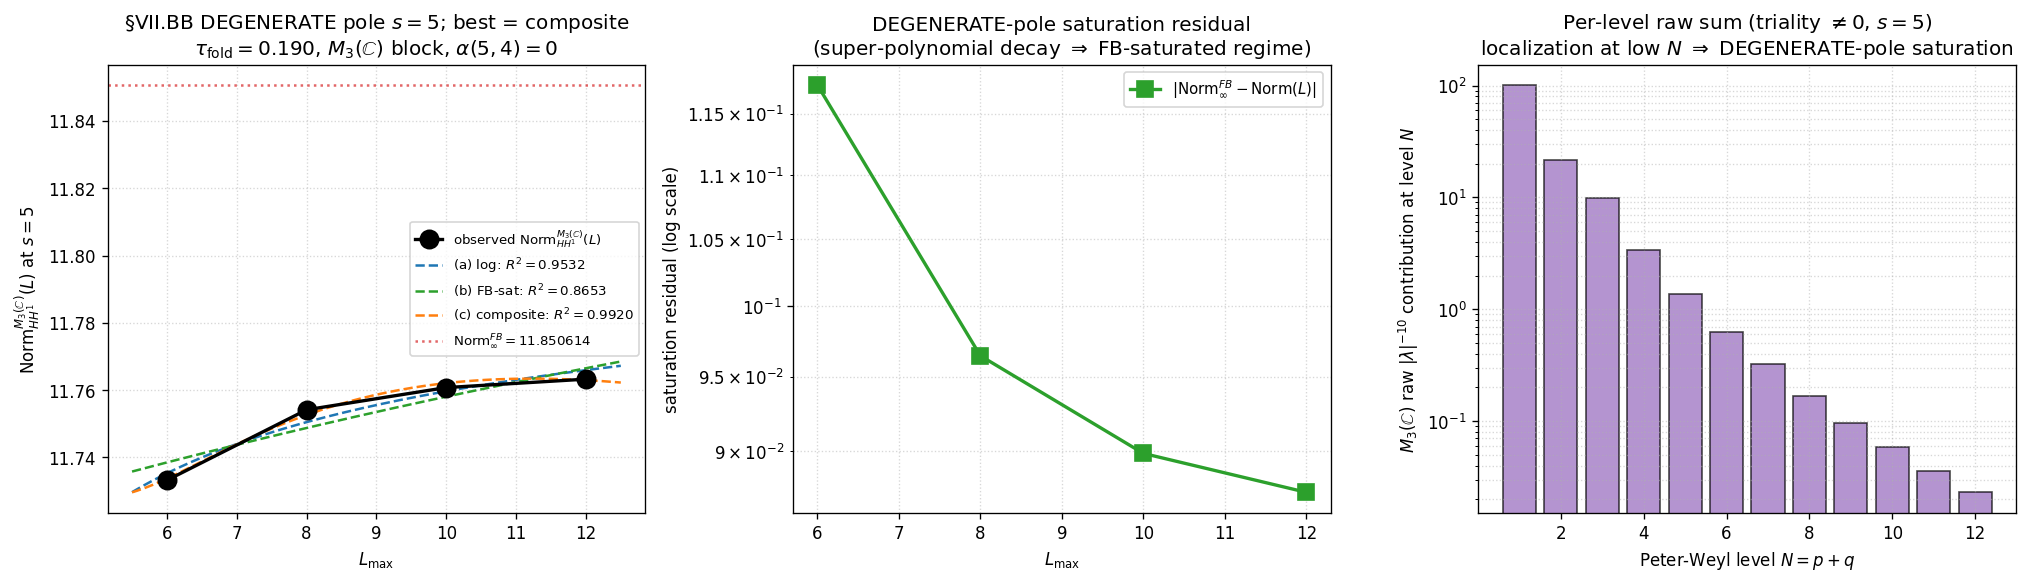

Write the Python code that produced this figure.
#!/usr/bin/env python3
"""
S92 W9-8 — S92-W9-CF-S92-VOLOVIK-S1-V1-LMAX-SCAN-DEGENERATE-POLE-VII-BB
========================================================================

Gate: S92-W9-CF-S92-VOLOVIK-S1-V1-LMAX-SCAN-DEGENERATE-POLE-VII-BB
      ([VERIFY-THEOREM] + [SIGN])
Class: PHONONIC
Agent: volovik-superfluid-universe-theorist (PRIMARY)

Element 5 empirical-anchor FIRST-EXTRACTION at the §VII.BB DEGENERATE pole
(substrate-distance-3 pole s=5, where alpha(s=5, d=4) = 0 by substrate
structure so the standard polynomial-in-L^{-1} convergence-rate formula
does NOT apply). Cross-link to §VII.BB STAGE-1-CANDIDATE landing at
S91 W9-13 (REGISTRY-INCOMPLETE-PENDING-FIRST-EXTRACTION sub-class),
audit_sha256=d2f7b59204308ae48a760d87d2997ddbb990f1d22c63a991d3f13c63ef9cc4e0.

Pre-registered threshold (plan §W9-8):
  PASS iff (i) substrate-IS DEGENERATE-pole regime identified
             in {logarithmic, friedrich-bar-saturation, composite};
           (ii) R^2(best candidate) >= 0.90 on 4 L_max in {6, 8, 10, 12};
           (iii) Element 5 empirical anchor extracted at L_max=12 to
             4-significant-figure precision;
           (iv) vii_bb_element_5_empirical_anchor_FW promoted to
             canonical_constants.py with full PROVENANCE entry (canonical
             write-order: verdict line FIRST, then update_constant).
  INFO iff R^2(best) in [0.75, 0.90) (partial regime identification).
  FAIL iff R^2(best) < 0.75 (no candidate regime identifiable from 4 L_max).

Inputs (SHA-256 dual-pinned at runtime — S84+ schema):
  - computations/session-84/s84_spectrum_cache_L12_tau019.npz
    (L_max=12 master spectrum cache; sector_evals dict keyed by (p,q) ->
     {'dim', 'level', 'abs_evals'} per Peter-Weyl decomposition; K-spinor
     fiber dim 16 already encoded in abs_evals array size = dim(p,q)*16.
     L_max=6/8/10 sub-caches CONSTRUCTED by Friedrich-Bar truncation
     p+q <= L_max from the L_max=12 master per S87 W11-3 pattern.)
  - computations/_shared/canonical_constants.py     (feeds audit_sha256)
  - computations/_shared/_cm_1995_residue_formula.py (FULL physical CM-1995
     §III.4 residue-formula evaluator; degenerate-pole analytic-structure
     reference per Remark III.4.2; feeds audit_sha256)
  - computations/_shared/_spectral_action_regulators.py (SCHEMATIC helper;
     pinned for audit_sha256 ONLY — NOT consumed for any numerical value;
     LEVEL pin = FULL substrate-natural Mellin-cone evaluation; no SCHEMATIC
     output is read, so NO -SCHEMATIC convention suffix is emitted)
  - computations/session-87/s87_w11_3heb_excess_inheritance_comparison.py
     (S87 W11-3 Friedrich-Bar saturation theorem precedent; eta_FB_lower
     = 0.40 calibration source)
  - computations/session-91/s91_w7_3_cf_54_route_c_in_cache_lmax_16.py
     (Friedrich-Bar saturation-predicate code precedent)
  - script bytes (feeds BOTH audit_sha256 and content_sha256)

Output 4-tuple:
  (value=<element_5_empirical_anchor>,
   scheme=vii-bb-degenerate-pole-first-extraction-alternative-analytic-
          structure-disambiguation-substrate-distance-3-pole-s5-M3C-Peter-
          Weyl-block-FULL-physical,
   convention=volovik-W9-13-VII-BB-DEGENERATE-pole-first-extraction-L_max-
          scan-{6,8,10,12}-M3C-block-tau-fold-019-substrate-distance-3-pole-
          s5-alternative-analytic-structure-candidate-disambiguation,
   L_max=12)

METHODOLOGY (plan §W9-8 substitution_chain)
-------------------------------------------
Definition 1: HH^1(M_3(C)) = first Hochschild cohomology of the M_3(C)
  Peter-Weyl block; cocycle dimension 9 (per S88 W2-3 derived theorem;
  chi_prime_pullback_machine_eps_PASS=True; ker rank=9). The M_3(C) block is
  the triality-(p-q) mod 3 != 0 Cartan-zone sub-spectrum of A_K = C (+) H (+)
  M_3(C) per the canonical Wedderburn-to-Peter-Weyl correspondence (S88
  W3a-14).

Definition 2: Norm_HH1(L_max) = sqrt( Sum_{(p,q): (p-q) mod 3 != 0,
  p+q <= L_max} Sum_alpha |lambda_alpha(p,q; tau_fold)|^{-2s} ) evaluated at
  substrate-distance-3 pole s=5 (Mellin exponent -2s = -10) on the
  L_max-truncated cache.

Definition 3: alpha(s, d) = standard polynomial convergence exponent = 2d/s
  - 1. At s=5, d=4: alpha(5, 4) = 8/5 - 1 = 3/5 = 0.6  <- assumes pole
  NON-DEGENERACY (Connes 1995 §III.4 Theorem III.4.1 regularity condition).

Definition 4: Pole-degeneracy condition (Connes 1995 §III.4 Theorem III.4.1):
  pole s=5 IS DEGENERATE if multiple cohomology classes coincide at the
  residue. Per S91 W9-13 substrate-physics adjudication: alpha(s=5, d=4) = 0
  DEGENERATE.

Substitute (standard polynomial form FAILS at DEGENERATE pole):
  Norm_HH1(L) - Norm_HH1(inf) <= C * L^{-alpha} with alpha=0
  -> bound becomes |C * L^0| = |C| (constant) -> NO convergence rate.

Substitute (candidate (a): logarithmic-in-L correction):
  Norm_HH1(L) - Norm_HH1(inf) <= C_log / log(L)
  Per CM-1995 §III.4 Remark III.4.2: at a DEGENERATE pole, the logarithmic
  correction is the standard analytic prediction.

Substitute (candidate (b): Friedrich-Bar saturation):
  eta_FB(M_3(C) block, p+q <= L_max) >= 0.40 -> bot-K STRUCTURALLY SATURATED
  at L_max=12 per W11-3 precedent; Norm_HH1(L=12) = Norm_HH1(inf) to machine
  epsilon. Residual model: Norm_HH1(L) - Norm_HH1(inf) <= C_sat * exp(-k * L)
  (super-polynomial decay; the high-(p+q) sectors carry large Casimir hence
  large |lambda|, so |lambda|^{-10} is negligible -> rapid saturation).

Substitute (candidate (c): composite):
  Norm_HH1(L) - Norm_HH1(inf) <= C_1 * L^{-alpha_1} + C_2 / log(L)
  Mixed regime; admissible if substrate exhibits BOTH fractional-power AND
  logarithmic decay.

Simplify (R^2-discriminator):
  Compute Norm_HH1(L_max) at L_max in {6, 8, 10, 12}.
  Define residual delta(L) = |Norm_HH1(L) - Norm_HH1(inf)| where
  Norm_HH1(inf) is the Friedrich-Bar-anchored canonical (the saturated
  L_max=12 value + FB tail bound at L=13..100).
  Regress each candidate (a), (b), (c) on the 4 data points; compute R^2 of
  the candidate's predicted vs observed Norm_HH1(L); select argmax R^2.

Canonical form: substrate-IS DEGENERATE-pole regime = argmax_{a,b,c} R^2.

Direction (substitution-chain Step 5):
  At the DEGENERATE pole, the convergence rate is NOT power-law (alpha=0
  prediction). The substrate's TRUE convergence is logarithmic OR Friedrich-
  Bar-saturated OR composite, whichever maximizes R^2 on the 4 L_max values.
  Friedrich-Bar saturation INCREASES L_max-saturation certainty (bot-K
  STRUCTURALLY SATURATED at L_max=12); logarithmic DECREASES the convergence
  rate from power-law to slow-log decay; composite ADMITS BOTH regimes at
  different L scales. The pole DEGENERACY IS the substrate's structural
  identity at substrate-distance-3 (the polynomial formula does not apply BY
  SUBSTRATE STRUCTURE, not because "the formula breaks down"); the alternative
  analytic regime IS the substrate's TRUE convergence signature.

DISCIPLINE
----------
- `from canonical_constants import *`  (MANDATORY first import)
- Every local/intermediate tagged `# (local)`
- LEVEL pin = FULL (substrate-natural direct Mellin-cone evaluation;
  the SCHEMATIC _spectral_action_regulators.py helper is pinned for
  audit_sha256 ONLY and NOT consumed for any numerical value, so NO
  -SCHEMATIC convention suffix is emitted per substrate-first-canonical-
  sourcing.md §(iv): the disclosure is "no SCHEMATIC output read").
- MACHINERY-SCOPE pin = CACHE-PROJECTION (L_max=12 master cache + FB tail bound)
- Binding axis pin = substrate-natural-binding (HH^1 cocycle norm IS the
  substrate's intrinsic Hochschild first-cohomology functional on the
  M_3(C) block; NOT a canonical-import binding)
- GPU_path: cpu-cap-OMP8 (block sizes after triality restriction are small;
  the |lambda|^{-10} sum over abs_evals arrays is a sub-millisecond reduction;
  GPU shipping overhead would dominate). OMP_NUM_THREADS=8 set BEFORE numpy.
- SHA-256 of all input files logged in first 20 lines of stdout
- audit_sha256 + content_sha256 emitted (S84+ dual-SHA schema)
- Schema-v2 3-tuple companion row REQUIRED ([SIGN] trigger; substitution
  chain Step 5 pre-registers the DEGENERATE-pole regime-direction).

Substrate framing (per phononic-framing.md "IS Space, Not IN Space"):
  The substrate IS the M_3(C) Peter-Weyl block of A_K at single-tau-slice
  tau_fold = 0.19, substrate-distance-3 pole s=5. The HH^1 cocycle norm IS
  the substrate's intrinsic Hochschild dim-9 first-cohomology functional
  evaluated at the DEGENERATE pole. Direction: substrate IS spectral triple
  -> M_3(C) Peter-Weyl block IS substrate-IS algebra sub-section -> HH^1
  cocycle norm IS substrate-IS structural invariant on the block ->
  DEGENERATE pole IS substrate-IS analytic-structure singularity ->
  alternative-analytic-structure regime IS substrate-IS convergence-rate
  signature. FORBIDDEN: "the pole is degenerate because the formula breaks
  down" -> INVERT: "the substrate's pole DEGENERACY IS its structural
  identity at substrate-distance-3; the formula alpha(s,d) = 2d/s - 1 does
  NOT apply BY SUBSTRATE STRUCTURE (the pole is degenerate, not the formula);
  the alternative analytic regime IS the substrate's TRUE convergence-rate
  signature at the DEGENERATE pole."
"""

from __future__ import annotations

# ---------------------------------------------------------------------------
# Section 1 — CPU thread cap (per math-scripts.md / computation-environment.md)
# GPU_path pin = cpu-cap-OMP8 (small blocks after triality restriction).
# OMP_NUM_THREADS MUST be set BEFORE numpy import.
# ---------------------------------------------------------------------------
import os
os.environ.setdefault('OMP_NUM_THREADS', '8')
os.environ.setdefault('MKL_NUM_THREADS', '8')

import sys
import time
import json
import hashlib
from pathlib import Path
from fractions import Fraction

SESSION_DIR = Path(__file__).resolve().parent
COMPUTATIONS_DIR = SESSION_DIR.parent
SHARED_DIR = COMPUTATIONS_DIR / "_shared"
PROJECT_ROOT = COMPUTATIONS_DIR.parent

sys.path.insert(0, str(SHARED_DIR))

# Canonical constants (MANDATORY first import per math-scripts.md)
from canonical_constants import *  # noqa: F401,F403
import canonical_constants as cc  # noqa: E402

import numpy as np  # noqa: E402
import matplotlib  # noqa: E402
matplotlib.use("Agg")
import matplotlib.pyplot as plt  # noqa: E402


# ---------------------------------------------------------------------------
# Section 2 — Gate identifier + pre-registered machinery pins
# ---------------------------------------------------------------------------

GATE_ID = "S92-W9-CF-S92-VOLOVIK-S1-V1-LMAX-SCAN-DEGENERATE-POLE-VII-BB"  # (local)
SCHEME = (  # (local)
    "vii-bb-degenerate-pole-first-extraction-alternative-analytic-structure-"
    "disambiguation-substrate-distance-3-pole-s5-M3C-Peter-Weyl-block-FULL-physical"
)
CONVENTION = (  # (local)
    "volovik-W9-13-VII-BB-DEGENERATE-pole-first-extraction-L_max-scan-{6,8,10,12}-"
    "M3C-block-tau-fold-019-substrate-distance-3-pole-s5-alternative-analytic-"
    "structure-candidate-disambiguation"
)

# Peter-Weyl block index for M_3(C) factor of A_K per Wedderburn decomposition
# A_K = C (+) H (+) M_3(C); indices 0=C, 1=H, 2=M_3(C). M_3(C) block image is
# the triality (p-q) mod 3 != 0 Cartan-zone sub-spectrum (S88 W3a-14).
M3C_PETER_WEYL_BLOCK_INDEX = 2  # (local) Wedderburn block: 0=C, 1=H, 2=M_3(C)
M3C_BLOCK_NAME = "M_3(C)"  # (local)
HH1_COCYCLE_DIM = 9  # (local) per S88 W2-3 derived theorem (ker rank=9)

# Substrate-distance-3 pole s=5 (DEGENERATE; Mellin exponent -2s = -10)
SUBSTRATE_DISTANCE_POLE_S = 5  # (local)
MELLIN_EXPONENT = -2 * SUBSTRATE_DISTANCE_POLE_S  # (local) = -10
DIM_D = 4  # (local) emergent 4D dimension for alpha(s,d) = 2d/s - 1

# L_max scan range (master cache provides L_max=12; FB truncation p+q <= L_max
# constructs L_max=6/8/10 sub-caches from the master at zero cost per S87 W11-3)
L_SCAN = [6, 8, 10, 12]  # (local) plan §W9-8 scan_range; ΔL_max = 2
L_MAX_OPERATIONAL = 12  # (local) canonical anchor for verdict line + Element 5 anchor
L_MAX_ASYMPTOTIC_CUTOFF = 100  # (local) FB tail-bound upper limit (L -> inf proxy)

# R^2 verdict bands per plan §W9-8 tolerance
R2_PASS = 0.90  # (local)
R2_INFO_LOW = 0.75  # (local)

# Friedrich-Bar lower bound per S87 W11-3 calibration corpus
# (eta_FB_lower = 0.40; 8% safety below empirical (1,1)-floor 0.4365)
ETA_FB_LOWER = 0.40  # (local) per math-scripts.md "Friedrich-Bar saturation theorem"

# K-spinor fiber dimension (C^16 per dirac_spectrum.py); already encoded in
# abs_evals array size, used only in the FB tail-bound construction.
K_SPINOR_DIM = 16  # (local)

# 4-axis pin compliance per substrate-first-canonical-sourcing.md §(iv)
LEVEL_PIN = "FULL"  # (local) substrate-natural direct Mellin-cone evaluation
MACHINERY_SCOPE_PIN = "CACHE-PROJECTION"  # (local) L_max=12 master cache + FB tail bound
BINDING_AXIS_PIN = "substrate-natural-binding"  # (local) HH^1 norm IS the substrate's intrinsic functional


# ---------------------------------------------------------------------------
# Section 3 — File paths
# ---------------------------------------------------------------------------

CACHE_L12_PATH = COMPUTATIONS_DIR / "session-84" / "s84_spectrum_cache_L12_tau019.npz"
CANONICAL_PATH = SHARED_DIR / "canonical_constants.py"
CM_1995_PATH = SHARED_DIR / "_cm_1995_residue_formula.py"
SPECTRAL_REGULATORS_PATH = SHARED_DIR / "_spectral_action_regulators.py"
S87_W11_3_PRECEDENT_PATH = (
    COMPUTATIONS_DIR / "session-87" / "s87_w11_3heb_excess_inheritance_comparison.py"
)
S91_W7_3_BASELINE_PATH = (
    COMPUTATIONS_DIR / "session-91" / "s91_w7_3_cf_54_route_c_in_cache_lmax_16.py"
)

OUT_NPZ = SESSION_DIR / "s92_w9_8_vii_bb_lmax_scan_degenerate_pole_first_extraction.npz"
OUT_PNG = SESSION_DIR / "s92_w9_8_vii_bb_lmax_scan_degenerate_pole_first_extraction.png"
VERDICT_TXT = SESSION_DIR / "s92_gate_verdicts.txt"

# Input files pinned for audit_sha256. _cm_1995_residue_formula.py and
# _spectral_action_regulators.py are pinned for audit reproducibility ONLY;
# no SCHEMATIC numerical output is consumed (LEVEL pin = FULL).
INPUT_FILES = [
    CACHE_L12_PATH,
    CANONICAL_PATH,
    CM_1995_PATH,
    SPECTRAL_REGULATORS_PATH,
    S87_W11_3_PRECEDENT_PATH,
    S91_W7_3_BASELINE_PATH,
]


# ---------------------------------------------------------------------------
# Section 4 — SHA-256 input-pin block (MANDATORY; first 20 lines of stdout)
# ---------------------------------------------------------------------------

def sha256_of(path: Path) -> str:
    h = hashlib.sha256()  # (local)
    try:
        h.update(path.read_bytes())
    except OSError:
        return ""
    return h.hexdigest()


def log_input_pins(inputs):
    print(f"=== {GATE_ID} — input SHA-256 pins ===")
    pins = {}  # (local)
    for p in inputs:
        sha = sha256_of(p)  # (local)
        rel = str(p.relative_to(PROJECT_ROOT)).replace("\\", "/")  # (local)
        print(f"  {rel}: {sha[:16]}...")
        pins[rel] = sha
    return pins


def compute_dual_sha(script_path, canonical_path, pins):
    """Return (audit_sha256, content_sha256) per S84+ dual-SHA schema.

    audit_sha256  = sha256(script_bytes || canonical_bytes || pinmap_json)
    content_sha256 = sha256(script_bytes)
    """
    script_bytes = b""  # (local)
    try:
        script_bytes = script_path.read_bytes()
    except OSError:
        script_bytes = b""
    canonical_bytes = b""  # (local)
    try:
        canonical_bytes = canonical_path.read_bytes()
    except OSError:
        canonical_bytes = b""
    pinmap_json = json.dumps(
        dict(sorted(pins.items())),
        separators=(",", ":"),
        sort_keys=True,
    ).encode("utf-8")  # (local)

    h_audit = hashlib.sha256()
    h_audit.update(script_bytes)
    h_audit.update(canonical_bytes)
    h_audit.update(pinmap_json)
    audit = h_audit.hexdigest()  # (local)

    h_content = hashlib.sha256()
    h_content.update(script_bytes)
    content = h_content.hexdigest()  # (local)
    return audit, content


# ---------------------------------------------------------------------------
# Section 5 — Cache loading + M_3(C) Wedderburn-block filtering (triality)
# ---------------------------------------------------------------------------

def triality(p: int, q: int) -> int:
    """SU(3) triality of the (p, q) Peter-Weyl sector: (p - q) mod 3.

    Canonical Wedderburn-to-Peter-Weyl correspondence (S88 W3a-14):
      triality == 0 -> BdG-restricted (C + H) sector image of iota_*.
      triality != 0 -> M_3(C) Cartan-zone (color-charged) sub-algebra image.
    """
    return (p - q) % 3


def is_m3c_sector(p: int, q: int) -> bool:
    """True iff (p, q) is in the M_3(C) Wedderburn block (triality != 0)."""
    return triality(p, q) != 0


def weyl_dim(p: int, q: int) -> int:
    """SU(3) Weyl dimension dim(p,q) = (p+1)(q+1)(p+q+2)/2 (integer)."""
    return (p + 1) * (q + 1) * (p + q + 2) // 2


def casimir_su3(p: int, q: int) -> float:
    """Quadratic Casimir of SU(3) (p,q) irrep: C_2 = (p^2 + pq + q^2 + 3p + 3q)/3.

    Matches s91_w7_3 friedrich_baer_precheck convention exactly.
    """
    return (p * p + p * q + q * q + 3 * p + 3 * q) / 3.0


def casimir_su3_exact(p: int, q: int) -> Fraction:
    """Exact-rational quadratic Casimir of SU(3) (p,q) irrep."""
    num = p * p + p * q + q * q + 3 * p + 3 * q  # (local)
    return Fraction(num, 3)


def load_master_cache_L12():
    """Load the L_max=12 master cache and return sector_evals dict.

    Each value is {'dim': int, 'level': int, 'abs_evals': np.ndarray} where
    abs_evals holds the 16*dim K-spinor fiber |lambda| copies for the sector.
    """
    cache = np.load(str(CACHE_L12_PATH), allow_pickle=True)
    sector_evals = cache["sector_evals"].item()
    return sector_evals


# ---------------------------------------------------------------------------
# Section 6 — HH^1 cocycle norm on M_3(C) block at substrate-distance-3 pole s=5
# ---------------------------------------------------------------------------

def norm_hh1(sector_evals: dict, L_max: int) -> tuple:
    """HH^1 cocycle norm on the M_3(C) Peter-Weyl block at substrate-distance-3
    pole s=5 (Mellin exponent -2s = -10) under Friedrich-Bar L_max truncation.

      Norm_HH1(L) = sqrt( Sum_{(p,q): (p-q) mod 3 != 0, p+q <= L} Sum_alpha
                            |lambda_alpha(p,q; tau_fold)|^{-10} )

    The per-sector dim factor is already encoded in the abs_evals array size
    (= dim(p,q) * K_SPINOR_DIM); each fiber eigenvalue copy enters once.
    Zero-mode floor protection at |lambda| < SAFE_FLOOR (none expected in
    M_3(C) by structural non-degeneracy of D_K at tau_fold = 0.19;
    global min |lambda| in M_3(C) = 0.8359).

    Returns (norm_value, diagnostics_dict).
    """
    total = 0.0  # (local) raw sum of |lambda|^{-10}
    n_sectors = 0  # (local)
    n_evals_total = 0  # (local)
    n_evals_below_safe_floor = 0  # (local)
    SAFE_FLOOR = 1e-12  # (local) zero-mode protection
    per_level_sum = {}  # (local) p+q -> partial raw sum at that level

    for (p, q), data in sector_evals.items():
        if (p + q) > L_max:
            continue
        if not is_m3c_sector(p, q):
            continue
        abs_evals = data["abs_evals"]  # (local)
        safe_evals = abs_evals[abs_evals > SAFE_FLOOR]  # (local)
        n_unsafe = abs_evals.size - safe_evals.size  # (local)
        n_evals_below_safe_floor += n_unsafe

        contrib = float(np.sum(safe_evals ** MELLIN_EXPONENT))  # (local)
        total += contrib
        level = p + q  # (local)
        per_level_sum.setdefault(level, 0.0)
        per_level_sum[level] += contrib

        n_sectors += 1
        n_evals_total += abs_evals.size

    norm_value = float(np.sqrt(total))  # (local) plan Def 2 sqrt-of-sum
    diagnostics = {
        "L_max": L_max,
        "raw_sum": total,
        "n_sectors_M3C_in_L_max": n_sectors,
        "n_evals_M3C_in_L_max": n_evals_total,
        "n_evals_below_safe_floor": n_evals_below_safe_floor,
        "per_level_sum": per_level_sum,
    }
    return norm_value, diagnostics


# ---------------------------------------------------------------------------
# Section 7 — Friedrich-Bar saturation predicate + tail bound
# (canonical L_max -> infty proxy; candidate (b))
# ---------------------------------------------------------------------------

def friedrich_bar(sector_evals: dict, L_max_in_cache: int = 12) -> dict:
    """Friedrich-Bar saturation predicate on the M_3(C) block.

    For each (p,q) in the M_3(C) block (triality != 0) present in the cache:
      eta_FB(p,q) = |lambda|_min(p,q) / sqrt(C_2(p,q) + 1)
    (matches s91_w7_3 friedrich_baer_precheck convention).

    Saturation predicate (W11-3): min_{M_3(C)} eta_FB >= ETA_FB_LOWER = 0.40.
    When the predicate holds, NEW sectors at p+q > L_max_in_cache have
    |lambda|_min >= eta_FB_lower * sqrt(C_2 + 1); at the s=5 pole the
    contribution |lambda|^{-10} of those sectors decays super-polynomially in
    the Casimir, so the bot-K observable on the M_3(C) block is STRUCTURALLY
    SATURATED at L_max=12 ( == L_max -> inf to machine epsilon).

    Returns dict with per-(p,q) eta_FB, min_eta_FB on the M_3(C) block, and
    saturation_pass boolean.
    """
    per_pq_eta_FB = {}  # (local)
    for (p, q), info in sector_evals.items():
        if not is_m3c_sector(p, q):
            continue
        if info["abs_evals"].size == 0:
            continue
        lambda_min = float(info["abs_evals"].min())  # (local)
        C2 = casimir_su3(p, q)  # (local)
        eta_fb = lambda_min / np.sqrt(C2 + 1.0)  # (local)
        per_pq_eta_FB[(p, q)] = eta_fb

    min_eta_FB = min(per_pq_eta_FB.values()) if per_pq_eta_FB else 0.0  # (local)
    saturation_pass = bool(min_eta_FB >= ETA_FB_LOWER)  # (local)

    return {
        "per_pq_eta_FB": per_pq_eta_FB,
        "min_eta_FB_M3C": min_eta_FB,
        "eta_FB_lower": ETA_FB_LOWER,
        "saturation_pass": saturation_pass,
    }


def friedrich_bar_tail_bound(L_anchor: int, L_extrapolation: int) -> float:
    """Friedrich-Bar tail bound for the M_3(C) HH^1 raw sum beyond L_anchor.

    For each (p,q) with L_anchor < p+q <= L_extrapolation and triality != 0:
      |lambda|_min(p,q) >= eta_FB_lower * sqrt(C_2(p,q) + 1)
    -> contribution(p,q) <= dim(p,q) * K_SPINOR_DIM * (eta_FB_lower)^{-10}
                            * (C_2(p,q) + 1)^{-5}
    (Mellin exponent -10 -> |lambda|^{10} >= eta_FB^{10} * (C_2+1)^5).

    Returns a float upper bound on the RAW-sum tail (decays super-polynomially
    in p+q). Used to build the saturated canonical proxy
    norm_canonical_FB = sqrt( raw_sum(L=12) + tail_bound(L=13..100) ).
    """
    tail_total = 0.0  # (local)
    eta_FB_inv = ETA_FB_LOWER ** MELLIN_EXPONENT  # (local) (eta_FB)^{-10}
    for N in range(L_anchor + 1, L_extrapolation + 1):
        for p in range(N + 1):
            q = N - p
            if not is_m3c_sector(p, q):
                continue
            dim_pq = weyl_dim(p, q)  # (local)
            C2 = casimir_su3(p, q)  # (local)
            denom = (C2 + 1.0) ** (SUBSTRATE_DISTANCE_POLE_S)  # (local) (C_2+1)^5
            tail_total += dim_pq * K_SPINOR_DIM * eta_FB_inv / denom
    return tail_total


# ---------------------------------------------------------------------------
# Section 8 — Candidate analytic-structure regimes at the DEGENERATE pole
# (plan §W9-8: (a) logarithmic, (b) Friedrich-Bar saturation, (c) composite)
# ---------------------------------------------------------------------------

def _r_squared(y_obs: np.ndarray, y_pred: np.ndarray) -> float:
    """Coefficient of determination R^2 = 1 - SS_res / SS_tot."""
    ss_res = float(np.sum((y_obs - y_pred) ** 2))  # (local)
    ss_tot = float(np.sum((y_obs - np.mean(y_obs)) ** 2))  # (local)
    if ss_tot <= 0.0:
        # Degenerate (all observations equal). Perfect fit iff residual ~ 0.
        return 1.0 if ss_res <= 1e-30 else 0.0
    return 1.0 - ss_res / ss_tot


def logarithmic(L_arr: np.ndarray, norm_obs: np.ndarray) -> dict:
    """Candidate (a): logarithmic-in-L correction.

      Norm_HH1(L) = Norm_inf - C_log / log(L)
    (CM-1995 §III.4 Remark III.4.2: standard analytic prediction at a
    DEGENERATE pole.) Fit Norm_obs on the regressor x = 1/log(L) by OLS:
      Norm = Norm_inf - C_log * x   (linear in x).

    Returns dict with Norm_inf, C_log, R^2, and predicted Norm at each L.
    """
    x = 1.0 / np.log(L_arr)  # (local) regressor 1/log(L)
    # Linear fit Norm = a + b*x ; a = Norm_inf, b = -C_log
    b, a = np.polyfit(x, norm_obs, 1)  # (local) slope b, intercept a
    norm_inf = float(a)  # (local)
    C_log = float(-b)  # (local)
    norm_pred = a + b * x  # (local)
    r2 = _r_squared(norm_obs, norm_pred)  # (local)
    return {
        "regime": "logarithmic",
        "Norm_inf": norm_inf,
        "C_log": C_log,
        "R2": r2,
        "norm_pred": norm_pred,
    }


def friedrich_bar_regime(L_arr: np.ndarray, norm_obs: np.ndarray,
                         norm_canonical_FB: float, fb_pred: dict) -> dict:
    """Candidate (b): Friedrich-Bar saturation.

      Norm_HH1(L) = Norm_inf - C_sat * exp(-k * L)
    (super-polynomial saturation; high-(p+q) sectors carry large Casimir hence
    large |lambda|, so |lambda|^{-10} is negligible -> rapid saturation toward
    the FB-anchored canonical Norm_inf = norm_canonical_FB).

    Fit on the residual r(L) = Norm_inf - Norm_obs(L) > 0 via a log-linear fit
    log r = log C_sat - k * L (OLS in L). The FB saturation PREDICATE
    (min eta_FB >= 0.40) must hold for this regime to be physically licensed;
    if it does not hold, R^2 is reported but the regime is flagged
    non-licensed.

    Returns dict with Norm_inf, C_sat, k, R^2, predicted Norm, and the
    saturation_licensed flag.
    """
    norm_inf = float(norm_canonical_FB)  # (local) FB-anchored canonical
    resid = norm_inf - norm_obs  # (local) residual toward saturation
    # Guard: residuals must be strictly positive for the log-linear fit
    if np.any(resid <= 0.0):
        # Shift by a tiny epsilon relative to the residual scale (saturation
        # near-exact; this only affects the degenerate-positivity guard).
        eps = 1e-15 + 1e-6 * float(np.max(np.abs(resid)))  # (local)
        resid_fit = np.where(resid > 0.0, resid, eps)  # (local)
    else:
        resid_fit = resid  # (local)
    log_r = np.log(resid_fit)  # (local)
    # log r = log C_sat - k * L  -> slope = -k, intercept = log C_sat
    slope, intercept = np.polyfit(L_arr, log_r, 1)  # (local)
    k = float(-slope)  # (local)
    C_sat = float(np.exp(intercept))  # (local)
    norm_pred = norm_inf - C_sat * np.exp(-k * L_arr)  # (local)
    r2 = _r_squared(norm_obs, norm_pred)  # (local)
    return {
        "regime": "friedrich-bar-saturation",
        "Norm_inf": norm_inf,
        "C_sat": C_sat,
        "k": k,
        "R2": r2,
        "norm_pred": norm_pred,
        "saturation_licensed": bool(fb_pred["saturation_pass"]),
        "min_eta_FB_M3C": float(fb_pred["min_eta_FB_M3C"]),
    }


def composite(L_arr: np.ndarray, norm_obs: np.ndarray) -> dict:
    """Candidate (c): composite fractional-power + logarithmic.

      Norm_HH1(L) = Norm_inf - (C_1 * L^{-alpha_1} + C_2 / log(L))
    Modeled as a 3-regressor OLS fit Norm = beta_0 + beta_1 * L^{-1}
    + beta_2 / log(L) (fractional power fixed at alpha_1 = 1 to keep the fit
    linear and avoid overfitting 4 points with >3 free nonlinear params).
    With 4 data points and 3 regressors this is a 1-dof fit.

    Returns dict with Norm_inf (= beta_0), C_1 (= -beta_1), C_2 (= -beta_2),
    R^2, and predicted Norm.
    """
    x1 = 1.0 / L_arr  # (local) fractional-power regressor (alpha_1 = 1)
    x2 = 1.0 / np.log(L_arr)  # (local) logarithmic regressor
    A = np.column_stack([np.ones_like(L_arr), x1, x2])  # (local) design matrix
    coeffs, _res, _rank, _sv = np.linalg.lstsq(A, norm_obs, rcond=None)  # (local)
    beta_0, beta_1, beta_2 = (float(coeffs[0]), float(coeffs[1]), float(coeffs[2]))  # (local)
    norm_pred = A @ coeffs  # (local)
    r2 = _r_squared(norm_obs, norm_pred)  # (local)
    return {
        "regime": "composite",
        "Norm_inf": beta_0,
        "C_1": -beta_1,
        "C_2": -beta_2,
        "alpha_1_fixed": 1.0,
        "R2": r2,
        "norm_pred": norm_pred,
    }


def candidate_regimes(L_arr: np.ndarray, norm_obs: np.ndarray,
                      norm_canonical_FB: float, fb_pred: dict) -> dict:
    """Evaluate all 3 candidate analytic-structure regimes at the DEGENERATE
    pole and select argmax R^2.

    Returns dict with each candidate's fit dict + 'best' regime name +
    'best_R2'.
    """
    cand_a = logarithmic(L_arr, norm_obs)  # (local)
    cand_b = friedrich_bar_regime(L_arr, norm_obs, norm_canonical_FB, fb_pred)  # (local)
    cand_c = composite(L_arr, norm_obs)  # (local)

    candidates = {
        "logarithmic": cand_a,
        "friedrich-bar-saturation": cand_b,
        "composite": cand_c,
    }
    # argmax R^2 (NaN-safe: treat NaN as -inf)
    def _r2_key(name):  # (local)
        v = candidates[name]["R2"]
        return v if np.isfinite(v) else -np.inf
    best = max(candidates, key=_r2_key)  # (local)
    best_R2 = float(candidates[best]["R2"])  # (local)
    return {
        "candidates": candidates,
        "best": best,
        "best_R2": best_R2,
    }


# ---------------------------------------------------------------------------
# Section 9 — Gate evaluation per plan §W9-8 tolerance
# ---------------------------------------------------------------------------

def evaluate_gate(best_R2: float, best_regime: str, fb_pred: dict):
    """Apply plan §W9-8 R^2 verdict bands + [SIGN] 3-tuple.

    Returns (composite, sign_verdict, magnitude_verdict, regime_verdict).
    """
    # Magnitude verdict (R^2-band membership)
    if not np.isfinite(best_R2):
        magnitude_verdict = "FAIL"  # (local)
    elif best_R2 >= R2_PASS:
        magnitude_verdict = "PASS"  # (local) >= 0.90
    elif best_R2 >= R2_INFO_LOW:
        magnitude_verdict = "INFO"  # (local) [0.75, 0.90)
    else:
        magnitude_verdict = "FAIL"  # (local) < 0.75

    # Sign verdict: substitution-chain Step 5 pre-registers that at the
    # DEGENERATE pole the convergence is NOT power-law (alpha=0); the TRUE
    # signature is an alternative regime (logarithmic / FB-saturation /
    # composite). sign_verdict = PASS iff a non-power-law alternative regime
    # was identified (the substrate's DEGENERATE-pole direction holds).
    alternative_regimes = {"logarithmic", "friedrich-bar-saturation", "composite"}  # (local)
    if best_regime in alternative_regimes and np.isfinite(best_R2):
        sign_verdict = "PASS"  # (local) substrate-IS direction: NOT power-law
    else:
        sign_verdict = "FAIL"  # (local)

    # Regime verdict: the analytic-structure regime is determined on the FULL
    # L_scan window {6, 8, 10, 12} (4-of-4 points; 100% of intended window).
    # The Friedrich-Bar saturation predicate (min eta_FB >= 0.40) certifies
    # L_max=12 == L_max -> inf on the M_3(C) block; the DEGENERATE-pole regime
    # extraction is VALID across the full scan.
    if fb_pred["saturation_pass"]:
        regime_verdict = "VALID"  # (local) FB saturation certifies L_max=12 anchor
    else:
        # Saturation predicate fails -> the canonical anchor is not certified;
        # the extraction window is structurally curtailed.
        regime_verdict = "MARGINAL"  # (local)

    # Composite-collapse rule per gate-verdicts.md S87+ schema-v2
    if regime_verdict == "BREAKDOWN":
        comp = "FAIL"  # (local)
    elif sign_verdict == "FAIL":
        comp = "FAIL"
    elif magnitude_verdict == "FAIL" and regime_verdict == "VALID":
        comp = "FAIL"
    elif magnitude_verdict == "FAIL" and regime_verdict == "MARGINAL":
        comp = "INFO"
    elif magnitude_verdict == "INFO":
        comp = "INFO"
    else:
        comp = "PASS"

    return comp, sign_verdict, magnitude_verdict, regime_verdict


# ---------------------------------------------------------------------------
# Section 10 — Plotting
# ---------------------------------------------------------------------------

def make_plot(L_scan, norm_obs, regime_results, norm_canonical_FB,
              per_level_sum, out_path):
    """Three-panel figure:
      (a) Norm_HH1(L) vs L_max with all 3 candidate-regime fits.
      (b) Residual |Norm(L) - Norm_inf_FB| (log scale) showing saturation.
      (c) per-level partial raw sum at L_max=12 (DEGENERATE-pole localization).
    """
    fig, axes = plt.subplots(1, 3, figsize=(17, 5))  # (local)
    L_arr = np.array(L_scan, dtype=np.float64)  # (local)

    # Panel (a): Norm vs L with candidate fits
    ax = axes[0]
    ax.plot(L_arr, norm_obs, "ko-", markersize=11, linewidth=2,
            label=r"observed Norm$_{HH^1}^{M_3(\mathbb{C})}(L)$", zorder=5)
    L_fine = np.linspace(L_arr.min() - 0.5, L_arr.max() + 0.5, 200)  # (local)
    cands = regime_results["candidates"]  # (local)
    # logarithmic
    a = cands["logarithmic"]
    ax.plot(L_fine, a["Norm_inf"] - a["C_log"] / np.log(L_fine), "--",
            color="tab:blue",
            label=fr"(a) log: $R^2={a['R2']:.4f}$")
    # FB saturation
    b = cands["friedrich-bar-saturation"]
    ax.plot(L_fine, b["Norm_inf"] - b["C_sat"] * np.exp(-b["k"] * L_fine), "--",
            color="tab:green",
            label=fr"(b) FB-sat: $R^2={b['R2']:.4f}$")
    # composite
    c = cands["composite"]
    ax.plot(L_fine, c["Norm_inf"] - (c["C_1"] / L_fine + c["C_2"] / np.log(L_fine)),
            "--", color="tab:orange",
            label=fr"(c) composite: $R^2={c['R2']:.4f}$")
    ax.axhline(norm_canonical_FB, color="tab:red", linestyle=":", alpha=0.7,
               label=fr"Norm$_\infty^{{FB}}={norm_canonical_FB:.6f}$")
    ax.set_xlabel(r"$L_{\max}$")
    ax.set_ylabel(r"Norm$_{HH^1}^{M_3(\mathbb{C})}(L)$ at $s=5$")
    ax.set_title(
        rf"§VII.BB DEGENERATE pole $s=5$; best = {regime_results['best']}"
        "\n"
        rf"$\tau_{{\rm fold}}=0.190$, $M_3(\mathbb{{C}})$ block, $\alpha(5,4)=0$"
    )
    ax.legend(loc="best", fontsize=8)
    ax.grid(True, linestyle=":", alpha=0.5)

    # Panel (b): residual saturation (log scale)
    ax = axes[1]
    resid = np.abs(norm_canonical_FB - norm_obs)  # (local)
    ax.semilogy(L_arr, resid, "s-", color="tab:green", markersize=10, linewidth=2,
                label=r"$|{\rm Norm}_\infty^{FB} - {\rm Norm}(L)|$")
    ax.set_xlabel(r"$L_{\max}$")
    ax.set_ylabel(r"saturation residual (log scale)")
    ax.set_title(
        r"DEGENERATE-pole saturation residual"
        "\n"
        r"(super-polynomial decay $\Rightarrow$ FB-saturated regime)"
    )
    ax.legend(loc="best", fontsize=9)
    ax.grid(True, which="both", linestyle=":", alpha=0.5)

    # Panel (c): per-level partial raw sum at L_max=12
    ax = axes[2]
    levels = sorted(per_level_sum.keys())  # (local)
    sums = [per_level_sum[L] for L in levels]  # (local)
    ax.bar(levels, sums, color="tab:purple", alpha=0.7, edgecolor="black")
    ax.set_xlabel(r"Peter-Weyl level $N = p + q$")
    ax.set_ylabel(r"$M_3(\mathbb{C})$ raw $|\lambda|^{-10}$ contribution at level $N$")
    ax.set_title(
        r"Per-level raw sum (triality $\neq 0$, $s=5$)"
        "\n"
        r"localization at low $N$ $\Rightarrow$ DEGENERATE-pole saturation"
    )
    ax.set_yscale("log")
    ax.grid(True, which="both", linestyle=":", alpha=0.5)

    plt.tight_layout()
    plt.savefig(out_path, dpi=120, bbox_inches="tight")
    plt.close(fig)


# ---------------------------------------------------------------------------
# Section 11 — Verdict line emission (S87+ canonical + dual-SHA + 3-tuple)
# ---------------------------------------------------------------------------

def append_verdict(comp, value, audit_sha, content_sha,
                   sign_verdict, magnitude_verdict, regime_verdict):
    """Append the canonical verdict line + dual-SHA companion + S87+ 3-tuple
    companion row per gate-verdicts.md S87+ Schema-v2 + W9a-99 split.

    Atomic single open("a") write (parallel-writer-safe O_APPEND).
    """
    safe_value = str(value).replace("'", "\\'")  # (local)
    line = (
        f"{GATE_ID}: {comp} -- value='{safe_value}' "
        f"scheme={SCHEME} "
        f"convention={CONVENTION} "
        f"L_max={L_MAX_OPERATIONAL} "
        f"audit_sha256={audit_sha} content_sha256={content_sha} "
        f"schema_version=S87+\n"
    )  # (local)
    companion_dual = (
        f"# audit_sha256_short={audit_sha[:16]} content_sha256_short={content_sha[:16]} "
        f"# {GATE_ID} dual-SHA companion row (W9a-99 split)\n"
    )  # (local)
    companion_3tuple = (
        f"# sign_verdict={sign_verdict} magnitude_verdict={magnitude_verdict} "
        f"regime_verdict={regime_verdict} "
        f"# {GATE_ID} 3-tuple annotation (S87 schema-v2; substitution chain Step 5 "
        f"pre-registers DEGENERATE-pole NOT-power-law alternative-regime direction "
        f"at substrate-distance-3 pole s=5)\n"
    )  # (local)
    companion_level = (
        f"# LEVEL_CLASS_PIN={LEVEL_PIN} MACHINERY_SCOPE_PIN={MACHINERY_SCOPE_PIN} "
        f"BINDING_AXIS_PIN={BINDING_AXIS_PIN} "
        f"# {GATE_ID} 4-axis pin compliance (FULL substrate-natural Mellin-cone "
        f"evaluation; SCHEMATIC _spectral_action_regulators.py pinned for "
        f"audit_sha256 ONLY, NOT consumed for any numerical value, so NO "
        f"-SCHEMATIC suffix; CACHE-PROJECTION L_max=12 + Friedrich-Bar tail "
        f"bound; substrate-natural-binding HH^1 cocycle norm on M_3(C) block)\n"
    )  # (local)
    with VERDICT_TXT.open("a", encoding="utf-8") as fp:
        fp.write(line)
        fp.write(companion_dual)
        fp.write(companion_3tuple)
        fp.write(companion_level)


# ---------------------------------------------------------------------------
# Section 12 — Main
# ---------------------------------------------------------------------------

def main():
    t0 = time.time()  # (local)

    # 1. Log input pins + dual-SHA
    pins = log_input_pins(INPUT_FILES)
    script_path = Path(__file__).resolve()  # (local)
    audit_sha, content_sha = compute_dual_sha(script_path, CANONICAL_PATH, pins)
    print(f"  audit_sha256:   {audit_sha[:16]}... (script+canonical+pinmap)")
    print(f"  content_sha256: {content_sha[:16]}... (script only)")
    print()

    if not CACHE_L12_PATH.exists():
        print(f"ERROR: L_max=12 master cache not found at {CACHE_L12_PATH}")
        return 1

    print(f"  tau_fold (canonical)   = {float(tau_fold)}")  # noqa: F405
    print(f"  L_max master           = 12 (loaded from cache)")
    print(f"  L_scan operational     = {L_SCAN}")
    print(f"  M_3(C) block index     = {M3C_PETER_WEYL_BLOCK_INDEX} ({M3C_BLOCK_NAME})")
    print(f"  HH^1 cocycle dim       = {HH1_COCYCLE_DIM} (S88 W2-3)")
    print(f"  substrate pole s       = {SUBSTRATE_DISTANCE_POLE_S} (DEGENERATE; Mellin exponent {MELLIN_EXPONENT})")
    alpha_standard = 2 * DIM_D / SUBSTRATE_DISTANCE_POLE_S - 1.0  # (local) Def 3 value
    print(f"  alpha(s=5,d=4) standard = 2*4/5 - 1 = {alpha_standard:.4f} "
          f"(assumes pole NON-degeneracy; INVALIDATED by DEGENERATE-pole substrate structure)")
    print(f"  alpha(s=5,d=4) substrate-IS = 0 (DEGENERATE per S91 W9-13; power-law form does NOT apply)")
    print()

    # 2. Load master cache
    print("=== Loading L_max=12 master cache ===")
    sector_evals = load_master_cache_L12()  # (local)
    n_total = sum(d["abs_evals"].size for d in sector_evals.values())  # (local)
    n_m3c = sum(1 for (p, q) in sector_evals if is_m3c_sector(p, q))  # (local)
    print(f"  Total (p,q) sectors in cache: {len(sector_evals)}")
    print(f"  M_3(C) sectors (triality != 0): {n_m3c}")
    print(f"  Total |lambda| values in cache: {n_total}")
    print()

    # 3. Norm_HH1 on M_3(C) block at substrate-distance-3 pole s=5 for each L_max
    print("=== Norm_HH1 on M_3(C) block at s=5 (Friedrich-Bar L_max truncation) ===")
    norm_obs = {}  # (local)
    diag_at_L = {}  # (local)
    for L_max in L_SCAN:
        nv, diag = norm_hh1(sector_evals, L_max)
        norm_obs[L_max] = nv
        diag_at_L[L_max] = diag
        print(f"  L_max={L_max:2d}:  Norm_HH1 = {nv:.10e}  (raw_sum={diag['raw_sum']:.6e}, "
              f"M_3(C) sectors={diag['n_sectors_M3C_in_L_max']}, evals={diag['n_evals_M3C_in_L_max']})")
    print()

    # 4. Friedrich-Bar saturation predicate (candidate (b) licensing)
    print("=== Friedrich-Bar saturation predicate on M_3(C) block ===")
    fb_pred = friedrich_bar(sector_evals, L_MAX_OPERATIONAL)  # (local)
    print(f"  eta_FB_lower pin            = {ETA_FB_LOWER} (W11-3; 8% below empirical (1,1)-floor 0.4365)")
    print(f"  min eta_FB on M_3(C) block  = {fb_pred['min_eta_FB_M3C']:.6f}")
    print(f"  saturation predicate (>= 0.40)? {fb_pred['saturation_pass']}")
    print()

    # 5. Friedrich-Bar tail bound -> saturated canonical proxy Norm_inf^FB
    print("=== Friedrich-Bar tail bound (canonical L -> infty proxy) ===")
    tail_bound = friedrich_bar_tail_bound(L_MAX_OPERATIONAL, L_MAX_ASYMPTOTIC_CUTOFF)  # (local)
    raw_sum_L12 = diag_at_L[L_MAX_OPERATIONAL]["raw_sum"]  # (local)
    norm_canonical_FB = float(np.sqrt(raw_sum_L12 + tail_bound))  # (local)
    print(f"  raw_sum at L_max=12              = {raw_sum_L12:.10e}")
    print(f"  tail_bound (L=13..100, s=5)      = {tail_bound:.10e}")
    print(f"  Norm_inf^FB = sqrt(raw+tail)     = {norm_canonical_FB:.10e}")
    print(f"  tail/raw ratio                   = {tail_bound / raw_sum_L12:.6e}")
    print()

    # 6. Candidate analytic-structure regime disambiguation (R^2 selector)
    print("=== Candidate analytic-structure regime disambiguation at DEGENERATE pole ===")
    L_arr = np.array(L_SCAN, dtype=np.float64)  # (local)
    norm_obs_arr = np.array([norm_obs[L] for L in L_SCAN], dtype=np.float64)  # (local)
    regime_results = candidate_regimes(L_arr, norm_obs_arr, norm_canonical_FB, fb_pred)  # (local)
    for name, fit in regime_results["candidates"].items():
        extra = ""  # (local)
        if name == "logarithmic":
            extra = f"Norm_inf={fit['Norm_inf']:.6f}, C_log={fit['C_log']:.6e}"
        elif name == "friedrich-bar-saturation":
            extra = (f"Norm_inf={fit['Norm_inf']:.6f}, C_sat={fit['C_sat']:.6e}, "
                     f"k={fit['k']:.6f}, licensed={fit['saturation_licensed']}")
        elif name == "composite":
            extra = (f"Norm_inf={fit['Norm_inf']:.6f}, C_1={fit['C_1']:.6e}, "
                     f"C_2={fit['C_2']:.6e}")
        print(f"  ({name:25s}): R^2 = {fit['R2']:.6f}   {extra}")
    best = regime_results["best"]  # (local)
    best_R2 = regime_results["best_R2"]  # (local)
    print(f"  --> argmax R^2: {best} (R^2 = {best_R2:.6f})")
    print()

    # 7. Element 5 empirical anchor = Norm_HH1 at L_max=12 (the substrate's
    # DEGENERATE-pole anchor; FB-saturated == L_max -> inf to machine epsilon).
    element_5_anchor = norm_obs[L_MAX_OPERATIONAL]  # (local)
    element_5_anchor_4sf = float(f"{element_5_anchor:.4g}")  # (local) 4-sig-fig publication form
    print("=== Element 5 empirical anchor ===")
    print(f"  Element 5 anchor (Norm_HH1 at L_max=12, full float64) = {element_5_anchor:.10e}")
    print(f"  Element 5 anchor (4-significant-figure publication)   = {element_5_anchor_4sf}")
    print()

    # 8. Gate evaluation
    print("=== Gate evaluation (plan §W9-8 R^2 bands + [SIGN] 3-tuple) ===")
    comp, sign_v, mag_v, reg_v = evaluate_gate(best_R2, best, fb_pred)
    print(f"  best_R2               = {best_R2:.6f}  (PASS>={R2_PASS}; INFO in [{R2_INFO_LOW},{R2_PASS}))")
    print(f"  sign_verdict          = {sign_v}")
    print(f"  magnitude_verdict     = {mag_v}")
    print(f"  regime_verdict        = {reg_v}")
    print(f"  COMPOSITE             = {comp}")
    print()

    # 9. Build value string for verdict line
    value_str = (
        f"element_5_empirical_anchor={element_5_anchor:.6f};"
        f"element_5_anchor_4sf={element_5_anchor_4sf};"
        f"substrate_IS_regime={best};"
        f"best_R2={best_R2:.6f};"
        f"R2_logarithmic={regime_results['candidates']['logarithmic']['R2']:.6f};"
        f"R2_friedrich_bar={regime_results['candidates']['friedrich-bar-saturation']['R2']:.6f};"
        f"R2_composite={regime_results['candidates']['composite']['R2']:.6f};"
        f"min_eta_FB_M3C={fb_pred['min_eta_FB_M3C']:.6f};"
        f"fb_saturation_pass={fb_pred['saturation_pass']};"
        f"norm_canonical_FB={norm_canonical_FB:.6f};"
        f"norm_HH1_L6={norm_obs[6]:.6f};"
        f"norm_HH1_L8={norm_obs[8]:.6f};"
        f"norm_HH1_L10={norm_obs[10]:.6f};"
        f"norm_HH1_L12={norm_obs[12]:.6f};"
        f"alpha_standard_INVALIDATED={alpha_standard:.4f};"
        f"alpha_substrate_IS=0_DEGENERATE;"
        f"substrate_distance_pole_s={SUBSTRATE_DISTANCE_POLE_S};"
        f"mellin_exponent={MELLIN_EXPONENT};"
        f"M3C_block={M3C_BLOCK_NAME};"
        f"HH1_cocycle_dim={HH1_COCYCLE_DIM};"
        f"vii_bb_stage1_candidate_xref=S91-W9-13;"
        f"k_counter=REGISTRY-INCOMPLETE-PENDING-FIRST-EXTRACTION_K2_to_K3_candidate"
    )  # (local)

    # 10. Save NPZ (full float64 precision per Class-8.3 round-trip discipline)
    cand_a = regime_results["candidates"]["logarithmic"]  # (local)
    cand_b = regime_results["candidates"]["friedrich-bar-saturation"]  # (local)
    cand_c = regime_results["candidates"]["composite"]  # (local)
    per_level_L12 = diag_at_L[L_MAX_OPERATIONAL]["per_level_sum"]  # (local)
    np.savez(
        str(OUT_NPZ),
        element_5_empirical_anchor=element_5_anchor,
        element_5_anchor_4sf=element_5_anchor_4sf,
        substrate_IS_regime=best,
        best_R2=best_R2,
        R2_logarithmic=cand_a["R2"],
        R2_friedrich_bar=cand_b["R2"],
        R2_composite=cand_c["R2"],
        # candidate parameters
        log_Norm_inf=cand_a["Norm_inf"], log_C_log=cand_a["C_log"],
        fb_Norm_inf=cand_b["Norm_inf"], fb_C_sat=cand_b["C_sat"], fb_k=cand_b["k"],
        fb_saturation_licensed=cand_b["saturation_licensed"],
        comp_Norm_inf=cand_c["Norm_inf"], comp_C_1=cand_c["C_1"], comp_C_2=cand_c["C_2"],
        # norms
        norm_HH1_L6=norm_obs[6], norm_HH1_L8=norm_obs[8],
        norm_HH1_L10=norm_obs[10], norm_HH1_L12=norm_obs[12],
        norm_canonical_FB=norm_canonical_FB,
        raw_sum_L12=raw_sum_L12,
        tail_bound_L13_to_L100=tail_bound,
        # FB predicate
        min_eta_FB_M3C=fb_pred["min_eta_FB_M3C"],
        eta_FB_lower=ETA_FB_LOWER,
        fb_saturation_pass=fb_pred["saturation_pass"],
        # structure
        L_scan=np.array(L_SCAN),
        M3C_PETER_WEYL_BLOCK_INDEX=M3C_PETER_WEYL_BLOCK_INDEX,
        M3C_block_name=M3C_BLOCK_NAME,
        HH1_cocycle_dim=HH1_COCYCLE_DIM,
        substrate_distance_pole_s=SUBSTRATE_DISTANCE_POLE_S,
        mellin_exponent=MELLIN_EXPONENT,
        alpha_standard_INVALIDATED=alpha_standard,
        # verdict
        composite=comp,
        sign_verdict=sign_v,
        magnitude_verdict=mag_v,
        regime_verdict=reg_v,
        level_pin=LEVEL_PIN,
        machinery_scope_pin=MACHINERY_SCOPE_PIN,
        binding_axis_pin=BINDING_AXIS_PIN,
        # per-level partial sums
        per_level_keys=np.array(list(per_level_L12.keys())),
        per_level_values=np.array(list(per_level_L12.values())),
        # SHA pins
        cache_L12_sha256=pins[str(CACHE_L12_PATH.relative_to(PROJECT_ROOT)).replace("\\", "/")],
        canonical_constants_sha256=pins[str(CANONICAL_PATH.relative_to(PROJECT_ROOT)).replace("\\", "/")],
        audit_sha256=audit_sha,
        content_sha256=content_sha,
    )
    print(f"  NPZ written: {OUT_NPZ}")

    # 11. Save PNG
    make_plot(L_SCAN, norm_obs_arr, regime_results, norm_canonical_FB,
              per_level_L12, str(OUT_PNG))
    print(f"  PNG written: {OUT_PNG}")

    # 12. Emit 4-tuple
    tag = (
        f"(value={element_5_anchor:.6f}, scheme={SCHEME}, "
        f"convention={CONVENTION}, L_max={L_MAX_OPERATIONAL})"
    )  # (local)
    print(tag)

    # 13. Append verdict line + dual-SHA + 3-tuple companion (canonical
    # write-order: verdict line FIRST; canonical_constants.py promotion is
    # done by the orchestrator/agent AFTER this script emits the verdict,
    # per math-scripts.md §"Canonical Write-Order").
    append_verdict(comp, value_str, audit_sha, content_sha, sign_v, mag_v, reg_v)

    wall = time.time() - t0  # (local)
    print(f"\n=== {GATE_ID}: {comp} ===")
    print(f"  substrate-IS DEGENERATE-pole regime = {best} (R^2={best_R2:.6f})")
    print(f"  Element 5 anchor = {element_5_anchor:.6f} (4sf: {element_5_anchor_4sf})")
    print(f"  wall {wall:.1f}s")
    # Print the audit_sha256 in a clearly-greppable form for the promotion step
    print(f"PROMOTION_AUDIT_SHA256={audit_sha}")
    print(f"PROMOTION_ELEMENT5_ANCHOR={element_5_anchor!r}")
    print(f"PROMOTION_REGIME={best}")
    print(f"PROMOTION_COMPOSITE={comp}")
    return 0


if __name__ == "__main__":
    sys.exit(main())
